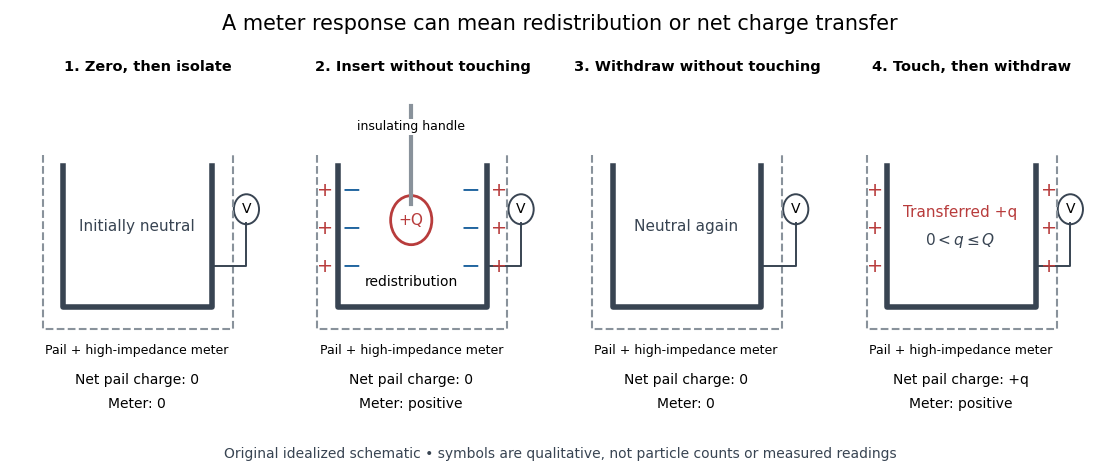

Here is the Python script that generated this plot:
"""Original qualitative ice-pail schematic, not measured data.

Tested with Python 3.14.4 and matplotlib; run from _media to save there.
"""
from pathlib import Path

import matplotlib
matplotlib.use("Agg")
import matplotlib.pyplot as plt
from matplotlib.patches import Circle

plt.rcParams.update({"font.family": "DejaVu Sans", "font.size": 11})
fig, axes = plt.subplots(1, 4, figsize=(11.2, 4.7), facecolor="white")
blue, red, gray = "#2266a0", "#b83c3c", "#384452"
titles = ["1. Zero, then isolate", "2. Insert without touching", "3. Withdraw without touching", "4. Touch, then withdraw"]
for ax, title in zip(axes, titles):
    ax.set(xlim=(0, 1), ylim=(0, 1))
    ax.axis("off")
    ax.set_title(title, fontsize=10.5, fontweight="bold", pad=13)
    # Cross-section of an open conducting pail; dashed outer grounded shield.
    ax.plot([.13, .13, .78, .78], [.72, .2, .2, .72], color=gray, lw=4)
    ax.plot([.04, .04, .87, .87], [.76, .12, .12, .76], color="#89929b", lw=1.5, ls="--")
    ax.plot([.78, .93, .93], [.35, .35, .51], color=gray, lw=1.4)
    ax.add_patch(Circle((.93, .56), .055, facecolor="white", edgecolor=gray, lw=1.4))
    ax.text(.93, .56, "V", ha="center", va="center", fontsize=10)
    ax.text(.45, .03, "Pail + high-impedance meter", ha="center", fontsize=9)

axes[0].text(.45, .48, "Initially neutral", ha="center", color=gray)
axes[1].plot([.45, .45], [.94, .58], color="#89929b", lw=3)
axes[1].add_patch(Circle((.45, .52), .09, facecolor="white", edgecolor=red, lw=2))
axes[1].text(.45, .52, "+Q", ha="center", va="center", color=red)
axes[1].text(.45, .85, "insulating handle", ha="center", fontsize=9,
             bbox={"facecolor": "white", "edgecolor": "none", "pad": 1})
for x in [.19, .71]:
    for y in [.33, .47, .61]:
        axes[1].text(x, y, "−", color=blue, fontsize=17, ha="center")
for x in [.075, .835]:
    for y in [.33, .47, .61]:
        axes[1].text(x, y, "+", color=red, fontsize=14, ha="center")
axes[1].text(.45, .28, "redistribution", ha="center", fontsize=10)
axes[2].text(.45, .48, "Neutral again", ha="center", color=gray)
for x in [.075, .835]:
    for y in [.33, .47, .61]:
        axes[3].text(x, y, "+", color=red, fontsize=14, ha="center")
axes[3].text(.45, .53, "Transferred +q", ha="center", color=red)
axes[3].text(.45, .43, r"$0<q\leq Q$", ha="center", color=gray)
for ax, total, reading in zip(axes, ["0", "0", "0", "+q"], ["0", "positive", "0", "positive"]):
    ax.text(.45, -.08, "Net pail charge: " + total, ha="center", fontsize=10)
    ax.text(.45, -.17, "Meter: " + reading, ha="center", fontsize=10)
fig.suptitle("A meter response can mean redistribution or net charge transfer", fontsize=15, y=.97)
fig.text(.5, .025, "Original idealized schematic • symbols are qualitative, not particle counts or measured readings", ha="center", fontsize=10, color=gray)
fig.subplots_adjust(left=.03, right=.97, top=.81, bottom=.23, wspace=.2)
fig.savefig(Path(__file__).with_suffix(".png").name, dpi=100, facecolor="white", transparent=False)
plt.close(fig)
